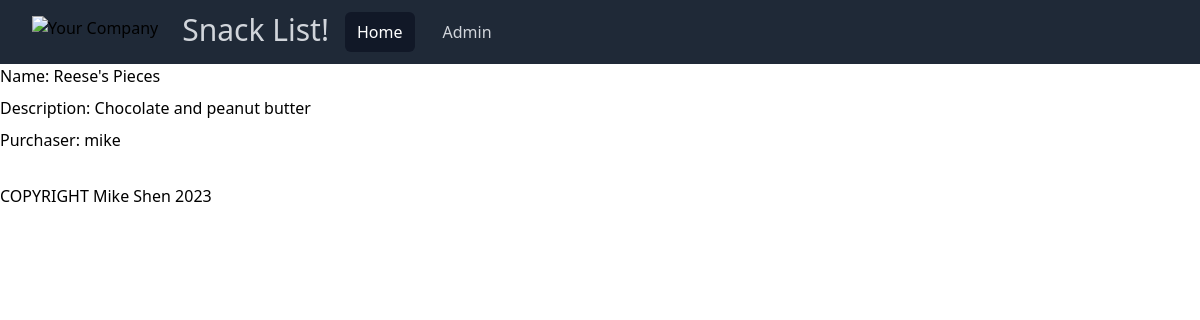
Page /2/ on the committed database.
### snacks/models.py (models this page shows, shortened)
class Snack(models.Model):
    name = models.CharField(max_length=64)
    purchaser = models.ForeignKey(get_user_model(), on_delete=models.CASCADE)
    description = models.TextField()

### snacks/views.py (the view)
# urls.py: path('<int:pk>/', SnackDetailView.as_view(), name='snack_detail')
class SnackDetailView(DetailView):
    template_name = 'snack_detail.html'
    model = Snack

### templates/snack_detail.html
{% extends 'base.html' %}
{% block content %}
    <h2 class="h-8">Name: {{snack.name}}</h2>
    <p class="h-8">Description: {{snack.description}}</p>
    <p class="h-8">Purchaser: {{snack.purchaser}}</p>
{% endblock content %}

### rows in the picture
Snack: name "Reese's Pieces", description "Chocolate and peanut butter", purchaser "mike"
